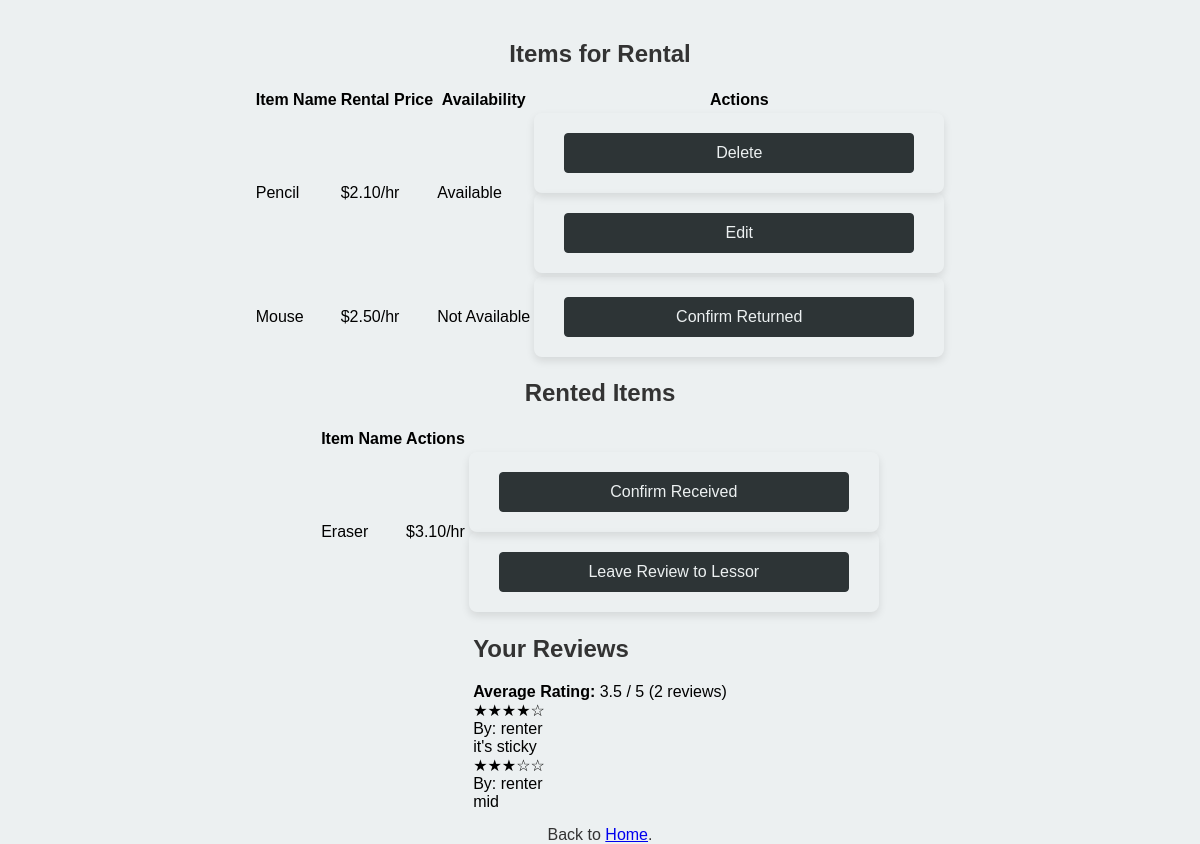
The page /profile.php (signed in) on the database its author committed.
### tables this page shows
CREATE TABLE `items` (
  `item_id` int(11) NOT NULL,
  `lessor_id` int(11) NOT NULL,
  `renter_id` int(11) DEFAULT NULL,
  `item_name` varchar(50) NOT NULL,
  `description` varchar(255) NOT NULL,
  `category` varchar(50) NOT NULL,
  `rental_price` decimal(10,2) NOT NULL,
  `availability` tinyint(1) NOT NULL
);

CREATE TABLE `reviews` (
  `review_id` int(11) NOT NULL,
  `review` varchar(250) NOT NULL,
  `stars` int(5) DEFAULT NULL,
  `renter_id` int(11) DEFAULT NULL,
  `lessor_id` int(11) DEFAULT NULL
);

CREATE TABLE `users` (
  `user_id` int(11) NOT NULL,
  `username` varchar(50) NOT NULL,
  `password` varchar(255) NOT NULL,
  `email` varchar(255) NOT NULL,
  `phone` varchar(10) DEFAULT NULL,
  `role` enum('admin','general') NOT NULL
);

### profile.php (the view, shortened to what this page needs)
<?php
require_once "db_connection.php";
$user_id = $_SESSION['user_id'];
$items_for_rental = [];
$rented_items = [];
$stmt = $conn->prepare("SELECT * FROM items WHERE lessor_id = ?");
$stmt->bind_param("i", $user_id);
$stmt->execute();
$result = $stmt->get_result();
while ($row = $result->fetch_assoc()) {
    $items_for_rental[] = $row;
}
$stmt = $conn->prepare("SELECT * FROM items WHERE renter_id = ?");
$stmt->bind_param("i", $user_id);
$stmt->execute();
$result = $stmt->get_result();
while ($row = $result->fetch_assoc()) {
    $rented_items[] = $row;
}
$reviews = [];
$avg_rating = 0;
$stmt = $conn->prepare("SELECT DISTINCT r.review_id, r.review, r.stars, r.renter_id, u.username
                        FROM reviews r
                        JOIN users u ON r.renter_id = u.user_id
                        JOIN items i ON r.renter_id = i.renter_id
                        WHERE i.lessor_id = ?
                        ORDER BY r.review_id DESC");
$stmt->bind_param("i", $user_id);
$stmt->execute();
$reviews_result = $stmt->get_result();
while ($row = $reviews_result->fetch_assoc()) {
    $reviews[] = $row;
}
$total_reviews = count($reviews);
if ($total_reviews > 0) {
    $stmt = $conn->prepare("SELECT AVG(DISTINCT r.stars) as avg_rating
                           FROM reviews r
                           JOIN items i ON r.renter_id = i.renter_id
                           WHERE i.lessor_id = ?");
    $stmt->bind_param("i", $user_id);
    $stmt->execute();
    $avg_result = $stmt->get_result();
    $avg_data = $avg_result->fetch_assoc();
    $avg_rating = round($avg_data['avg_rating'], 1);
}
?>
<!DOCTYPE html>
<html>
<head>
    <link rel="stylesheet" href="css/styles.css">
</head>
<body>
<h2>Items for Rental</h2>
<?php if (count($items_for_rental) > 0): ?>
    <div>
    <table>
        <thead>
            <tr>
                <th>Item Name</th>
                <th>Rental Price</th>
                <th>Availability</th>
                <th>Actions</th>
            </tr>
        </thead>
        <tbody>
            <?php foreach ($items_for_rental as $item): ?>
                <tr>
                    <td><?php echo htmlspecialchars($item['item_name']); ?></td>
                    <td>$<?php echo htmlspecialchars($item['rental_price']); ?>/hr</td>
                    <td><?php echo ($item['availability'] == 0) ? 'Available' : 'Not Available'; ?></td>
                    <td>
                        <?php if ($item['availability'] == 0): ?>
                            <form method="post">
                                <button type="submit" class="del-prof-btn" name="delete_item">Delete</button>
                            </form>
                            <form method="get" action="edit_item.php">
                                <button type="submit" class="edit-prof-btn">Edit</button>
                            </form>
                        <?php endif; ?>
                        <?php if ($item['availability'] == 1): ?>
                            <form method="get" action="return_confirmation.php">
                                <button type="submit" class="return-btn">Confirm Returned</button>
                            </form>
                        <?php endif; ?>
                    </td>
                </tr>
            <?php endforeach; ?>
        </tbody>
    </table>
    </div>
<?php endif; ?>
<h2>Rented Items</h2>
<?php if (count($rented_items) > 0): ?>
    <div>
    <table>
        <thead>
            <tr>
                <th>Item Name</th>
                <th>Actions</th>
            </tr>
        </thead>
        <tbody>
            <?php foreach ($rented_items as $item): ?>
                <tr>
                    <td><?php echo htmlspecialchars($item['item_name']); ?></td>
                    <td>$<?php echo htmlspecialchars($item['rental_price']); ?>/hr</td>
                    <td>
                        <?php if ($item['availability'] == 1): ?>
                            <form method="get" action="rental_confirmation.php">
                                <button type="submit" class="confirm-btn">Confirm Received</button>
                            </form>
                        <?php endif; ?>
                        <?php if ($user_id != $item['lessor_id']): ?>
                            <form method="get" action="leave_review.php">
                                <button type="submit" class="review-btn">Leave Review to Lessor</button>
                            </form>
                        <?php endif; ?>
                    </td>
                </tr>
            <?php endforeach; ?>
        </tbody>
    </table>
    </div>
<?php else: ?>
    <p>You have no rented items.</p>
<?php endif; ?>
<div class="reviews-section">
    <h2>Your Reviews</h2>
    <?php if ($total_reviews > 0): ?>
        <div class="avg-rating">
            <strong>Average Rating:</strong> <?php echo $avg_rating; ?> / 5
            (<?php echo $total_reviews; ?> <?php echo $total_reviews == 1 ? 'review' : 'reviews'; ?>)
        </div>
        <?php foreach ($reviews as $review): ?>
            <div class="review-card">
                <div class="stars">
                    <?php
                    for ($i = 1; $i <= 5; $i++) {
                        if ($i <= $review['stars']) {
                            echo "★";
                        } else {
                            echo "☆";
                        }
                    }
                    ?>
                </div>
                <div class="reviewer-name">
                    By: <?php echo htmlspecialchars($review['username']); ?>
                </div>
                <div class="review-content">
                    <?php echo htmlspecialchars($review['review']); ?>
                </div>
            </div>
        <?php endforeach; ?>
    <?php else: ?>
        <p>You have not received any reviews yet.</p>
    <?php endif; ?>
</div>
<p>Back to <a href="index.php">Home</a>.</p>
</body>
</html>

### css/styles.css (style rules this page uses)
body { font-family: Arial, sans-serif; background-color: #ecf0f1; display: flex; flex-direction: column; align-items: center; justify-content: center; height: 100vh; margin: 0; }
form { padding: 20px 30px; border-radius: 8px; align-items: center; justify-content: center; text-align-all: center; box-shadow: 0 4px 8px rgba(0,0,0,0.1); width: 350px; }
h2 { color: #333; }
button { width: 100%; padding: 10px; background-color: #2d3436; color: #ecf0f1; border: 1px solid; border-color: #2d3436; border-radius: 4px; font-size: 16px; cursor: pointer; }
p { margin-top: 15px; color: #333; text-align: center; }

### rows shown on the page
items: item_name "Pencil", rental_price "2.10", availability "Available"
items: item_name "Mouse", rental_price "2.50", availability "Not Available"
items: item_name "Eraser", rental_price "3.10"
reviews: stars 4 (drawn), renter.username "renter", review "it's sticky"
reviews: stars 3 (drawn), renter.username "renter", review "mid"

### other values the page prints
$avg_rating "3.5"
$total_reviews "2"
